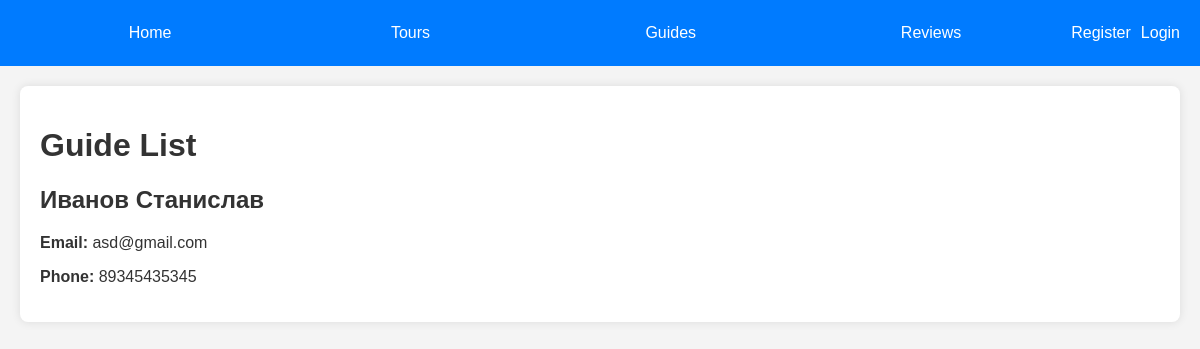
/tours/guides/, run on the app's committed database.
### tours/models.py (models this page shows, shortened)
class Guide(models.Model):
    first_name = models.CharField(max_length = 30)
    last_name = models.CharField(max_length=30)
    language = models.CharField(max_length=30)
    email = models.EmailField(unique=True)
    phone = models.CharField(max_length=15)

### tours/views.py (the view)
# urls.py: path('guides/', views.guide_list, name='guide_list'),
def guide_list(request):
    guides = Guide.objects.all()
    return render(request, 'guides/guide_list.html', {'guides': guides})

### tours/templates/guides/guide_list.html (shortened to what this page needs)
{% extends 'base.html' %}
{% block content %}
    <h1>Guide List</h1>
    <div class="guide-list">
        {% for guide in guides %}
            <div class="guide-item">
                <h2>{{ guide.first_name }} {{ guide.last_name }}</h2>
                <p><strong>Email:</strong> {{ guide.email }}</p>
                <p><strong>Phone:</strong> {{ guide.phone }}</p>
            </div>
        {% endfor %}
    </div>
{% endblock %}

### tours/templates/base.html (style rules this page uses)
body { font-family: Arial, sans-serif; margin: 0; padding: 0; background-color: #f4f4f4; color: #333; }

### data on the page
Guide: first_name "Иванов", last_name "Станислав", email "asd@gmail.com", phone "89345435345"
